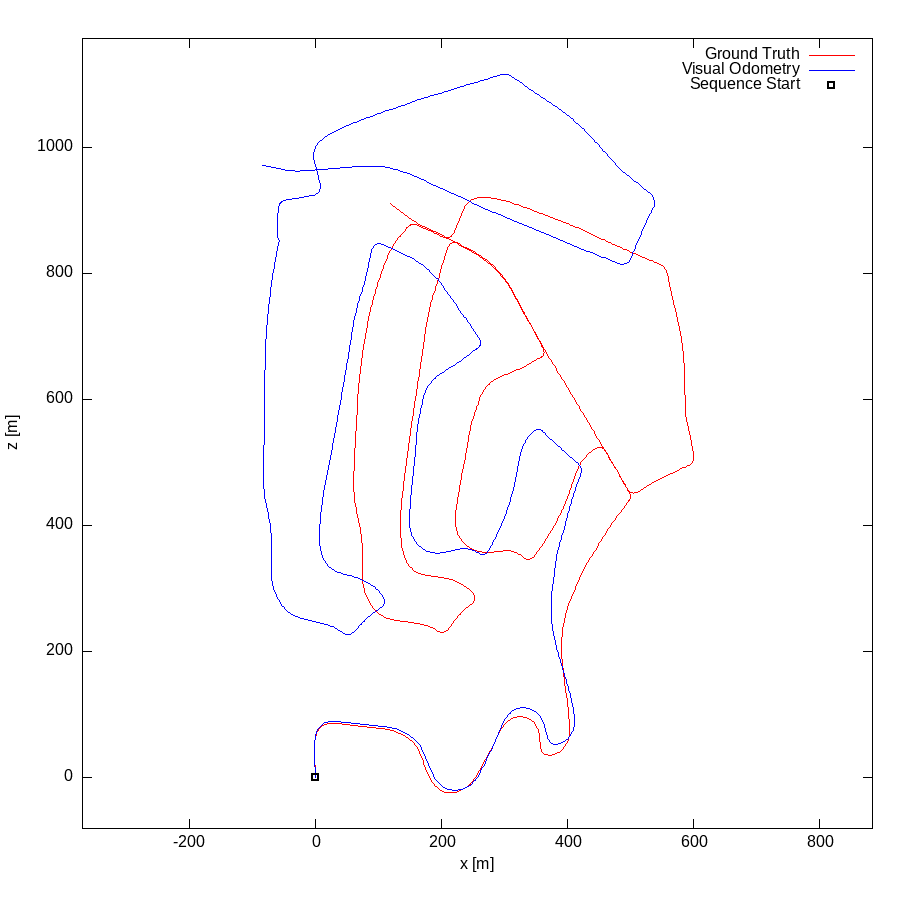

Generate this figure with gnuplot:
set term postscript eps enhanced color
set output "02.eps"
set size ratio -1
set xrange [-369:884]
set yrange [-81:1173]
set xlabel "x [m]"
set ylabel "z [m]"
plot "02.txt" using 1:2 lc rgb "#FF0000" title 'Ground Truth' w lines,"02.txt" using 3:4 lc rgb "#0000FF" title 'Visual Odometry' w lines,"< head -1 02.txt" using 1:2 lc rgb "#000000" pt 4 ps 1 lw 2 title 'Sequence Start' w points
